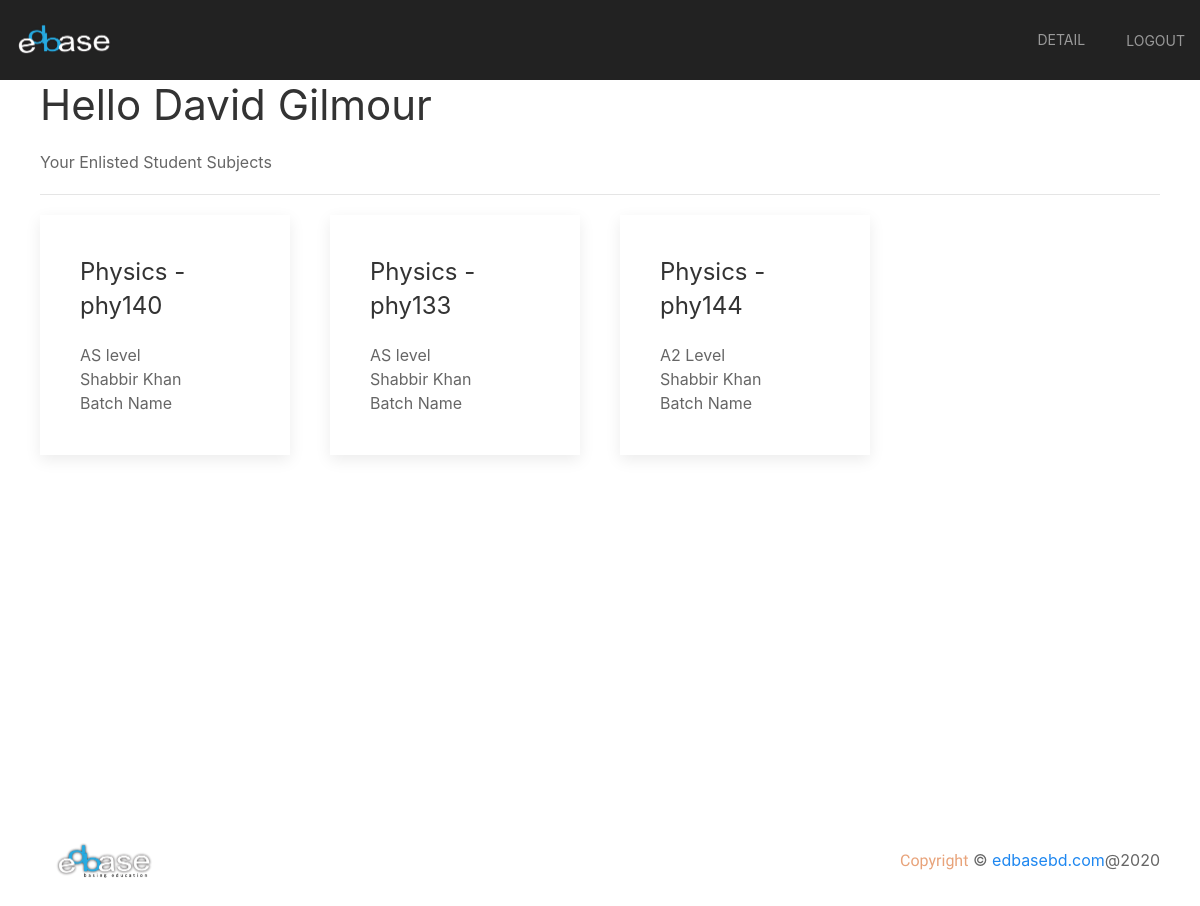
Page /studentportal/ (signed in) on the earlier database version.
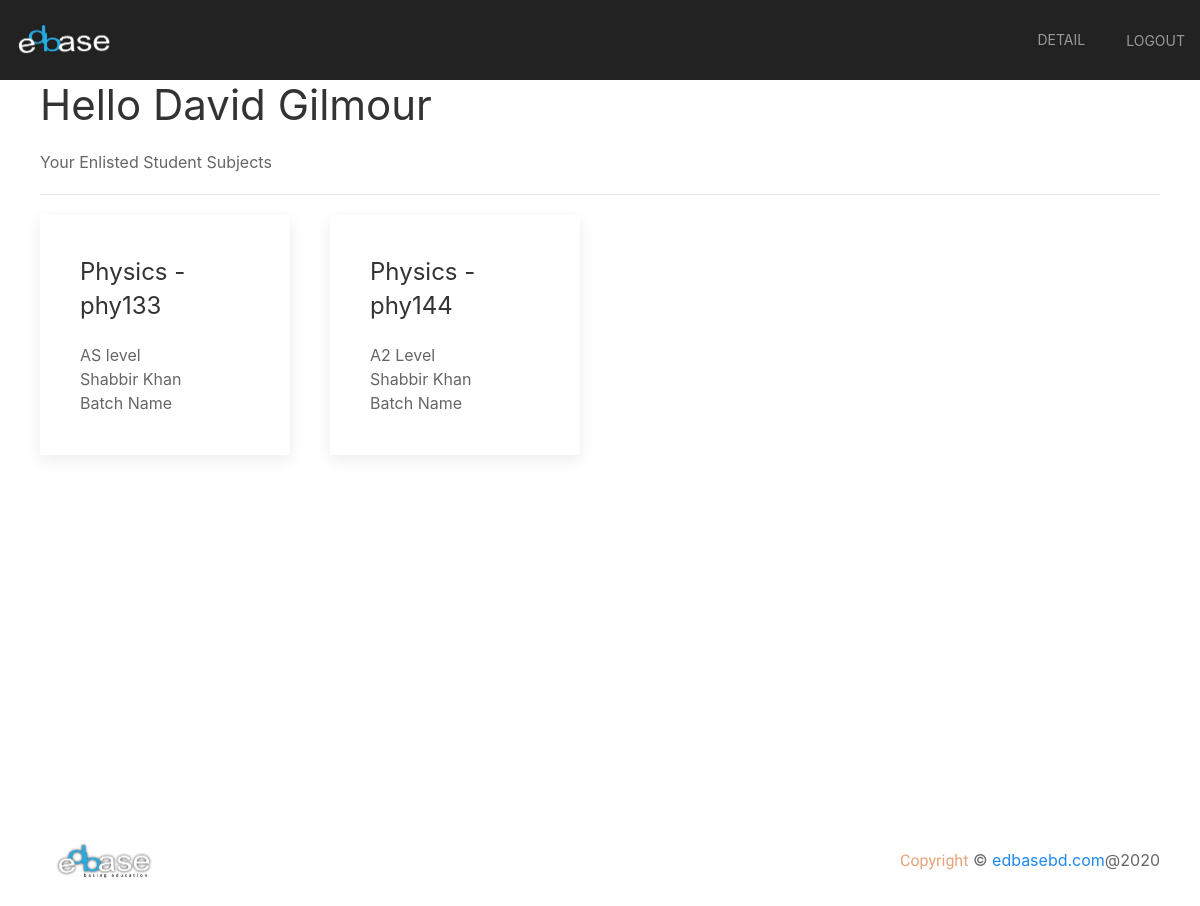
Same page on the later database version.
### applicant/models.py (models this page shows, shortened)
class Student(models.Model):
    user = models.OneToOneField(User, on_delete=models.CASCADE)
    name = models.CharField(max_length=128, null=True, blank=True)
    mobile = models.CharField(max_length=11, null=True, blank=True)
    guardian_mobile = models.CharField(max_length=11, null=True, blank=True)
    email = models.EmailField(max_length=128, null=True, blank=True)
    school = models.CharField(max_length=128, null=True, blank=True)
    status = models.BooleanField(default=False, null=True, blank=True)
    user_type = models.CharField(max_length=128, null=True, blank=True)
    qualification = models.CharField(max_length=128, null=True, blank=True)
    created_at = models.DateTimeField(auto_now_add=True, null=True, blank=True)

class EdbaseStudentSubjects(models.Model):
    student = models.ForeignKey(Student, related_name='edbase_student', on_delete=models.CASCADE)
    subect = models.ForeignKey(EdbaseTeacherSubject, related_name='edbase_student_teacher_subject', on_delete=models.CASCADE)

class EdbaseTeacherSubject(models.Model):
    teacher = models.ForeignKey(EdbaseTeacher, related_name='edbaseteacher', on_delete=models.CASCADE)
    location = models.ForeignKey(EdbaseLocation, related_name='edbaselocation', on_delete=models.CASCADE)
    board = models.ForeignKey(EdbaseBoard, related_name='edbaseboard', on_delete=models.CASCADE)
    qualification = models.ForeignKey(EdbaseQualification, related_name='edbasequalification', on_delete=models.CASCADE)
    subject = models.ForeignKey(EdbaseSubject, related_name='edbasesubject', on_delete=models.CASCADE)

class EdbaseSubject(models.Model):
    title = models.CharField(max_length=128, null=True, blank=True)
    status = models.BooleanField(default=True, null=True, blank=True)
    level = models.CharField(max_length=128, null=True, blank=True)
    code = models.CharField(max_length=128, null=True, blank=True)
    board = models.ForeignKey(EdbaseBoard, related_name='edbaseboardforsubject', on_delete=models.CASCADE)
    created_at = models.DateTimeField(auto_now_add=True, null=True, blank=True)

class EdbaseQualification(models.Model):
    level = models.CharField(max_length=128, null=True, blank=True)
    created_at = models.DateTimeField(auto_now_add=True, null=True, blank=True)

class EdbaseTeacher(models.Model):
    user = models.OneToOneField(User, on_delete=models.CASCADE)
    name = models.CharField(max_length=128, null=True, blank=True)
    status = models.BooleanField(default=True, null=True, blank=True)
    createt_at = models.DateTimeField(auto_now_add=True, null=True, blank=True)

### applicant/views.py (the view)
# urls.py: path('studentportal/', views.edbaseStudentPortal, name='studentportal'),
def edbaseStudentPortal(request):
    data = ""
    student = request.user.student
    subjects = EdbaseStudentSubjects.objects.filter(student_id=student.id)
    batchs = EdbaseStudentBatch.objects.filter(student_id=student.id)
    return render(request, "portal/student/student.html", {"data": data, "subjects": subjects, "batchs": batchs})

### applicant/templates/portal/student/student.html (shortened to what this page needs)
{% extends 'base.html' %}
{% load static %}
{% block content %}
    <section class="main-section">
        <div class="admin-section-top">
            <div>
                <div class="uk-section-secondary uk-preserve-color">
                    <div uk-sticky="animation: uk-animation-slide-top; sel-target: .uk-navbar-container; cls-active: uk-navbar-sticky; cls-inactive: uk-navbar-transparent uk-dark; top: 200">
                        <nav class="uk-navbar-container" uk-navbar="mode: click;">
                            <div class="uk-navbar-left">
                                <a class="uk-navbar-item uk-logo logo-size" href="/"><img src="/static/img/edbase_footer.png" alt="edbase"></a>
                            </div>
                            <div class="uk-navbar-right uk-dark">
                                <ul class="uk-navbar-nav uk-iconnav">
                                    <li>
                                        <a href="{% url 'studentdetailnext' request.user.student.id %}" class="uk-button uk-button-secondary">Detail</a>
                                    </li>
                                    <li>
                                        <a href="{% url 'logout' %}" uk-toggle> Logout </a>
                                    </li>
                                </ul>
                            </div>
                        </nav>
                    </div>
                </div>
            </div>
        </div>
    </section>
    <section id="student-list">
        <div class="uk-container" style="min-height:700px;">
            <h1>Hello {{ request.user.student.name }}</h1>
            <p>Your Enlisted Student Subjects</p>
            <hr>
            <div class="uk-child-width-1-4@s uk-grid-match" uk-grid>
                {% for sub in subjects %}
                <div>
                    <div class="uk-card uk-card-default uk-card-hover uk-card-body">
                        <a href=""><h3 class="uk-card-title">{{ sub.subect.subject.title }} - {{ sub.subect.subject.code }}</h3></a>
                        <p>{{ sub.subect.qualification.level }}</p>
                        <p>{{ sub.subect.teacher.name }}</p>
                        <p>Batch Name</p>
                    </div>
                </div>
                {% endfor %}
            </div>
        </div>
    </section>
    <section id="footer">
        <div class="uk-padding">
            <div class="uk-flex uk-flex-wrap uk-flex-wrap-around uk-flex-between uk-flex-middle">
                <a class="uk-navbar-item uk-logo logo-size" href="/"><img src="/static/img/edbase.png" alt="zeros"></a>
                <p class="uk-text-center"> <span class="zeros-sub-head copy">Copyright</span>  © <a href="/">edbasebd.com</a>@2020</p>
            </div>
        </div>
    </section>
{% endblock %}

### applicant/templates/base.html (shortened to what this page needs)
{% load static %}
<!DOCTYPE html>
<html>
<head>
    <link rel="stylesheet" href="{% static 'css/uikit.css' %}" type="text/css" />
    <link rel="stylesheet" href="{% static 'css/main.css' %}" type="text/css" />
    <link rel="stylesheet" href="https://stackpath.bootstrapcdn.com/font-awesome/4.7.0/css/font-awesome.min.css">
</head>
<body>
    {% block content %}
    {% endblock %}
</body>
</html>

### static/css/main.css (style rules this page uses)
p { margin: 0; }
.main-section { position: relative; }
.zeros-sub-head { font-family: 'Dancing Script', cursive; font-size: 2.3rem; color:#5a3a68; }
.logo-size { width: 128px; }
.copy { font-size: 1rem; color: #e8a37a; }
.admin-section-top { height: 10vh; }

Differences in the rows shown:
removed EdbaseStudentSubjects: subect.subject "Physics", subect.subject.code "phy140", subect.qualification.level "AS level", subect.teacher.name "Shabbir Khan"
